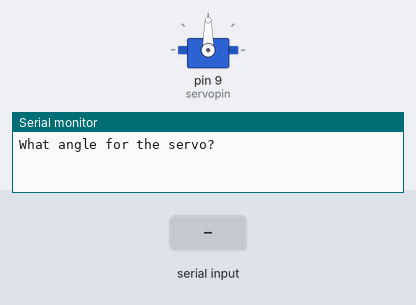
Recording of a sketch running on a simulated Arduino Uno, built with avr-gcc and run on an emulated ATmega328P. Parts: servo, the last lines printed to the serial monitor. Inputs (shaded band) come from the test bench.

Above: at 1.2 s.
1.3 s: "30,150\n" received over Serial
At 3.1 s:
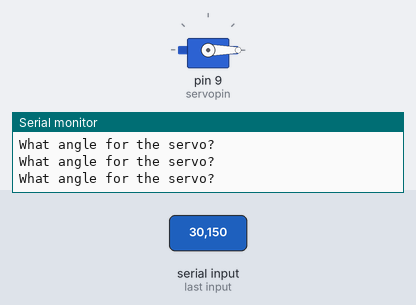
3.8 s: "90,45\n" received over Serial
At 4.3 s:
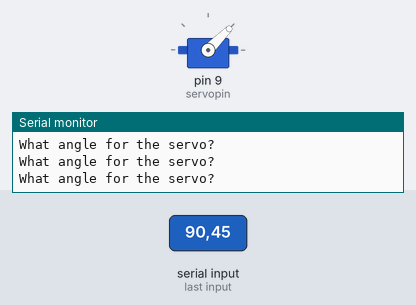
6.3 s: "200\n" received over Serial
At 7.1 s:
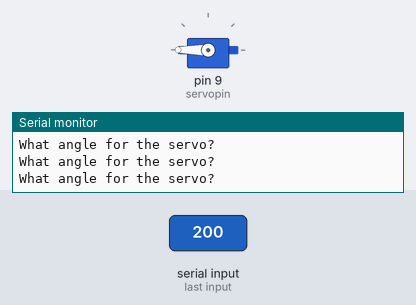
Timing chart, 0 to 9.3 s (numbered marks = the images above; inputs shaded):
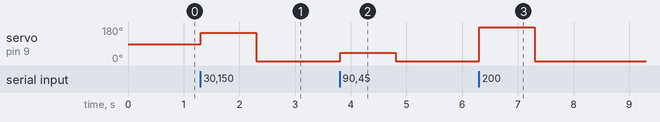

The sketch:

Servo.ino
```cpp
#include <Servo.h>

int servopin=9;
int servopos=0;

//give my servo a name
Servo dkServo;

void setup() {
  // put your setup code here, to run once:
Serial.begin(9600);
dkServo.attach(servopin);
}

void loop() {
  // put your main code here, to run repeatedly:
  Serial.println("What angle for the servo?");
  while (Serial.available()==0){
  }
  servopos = Serial.parseInt();
dkServo.write(servopos);
}
```

Measured:
- after the input at 1.3 s, servo on pin 9 (servopin): 90° → 150° at once, → 0° 1.0 s later
- after the input at 3.8 s, servo on pin 9 (servopin): 0° → 45° at once, → 0° 1.0 s later
- after the input at 6.3 s, servo on pin 9 (servopin): 0° → 180° at once, → 0° 1.0 s later
